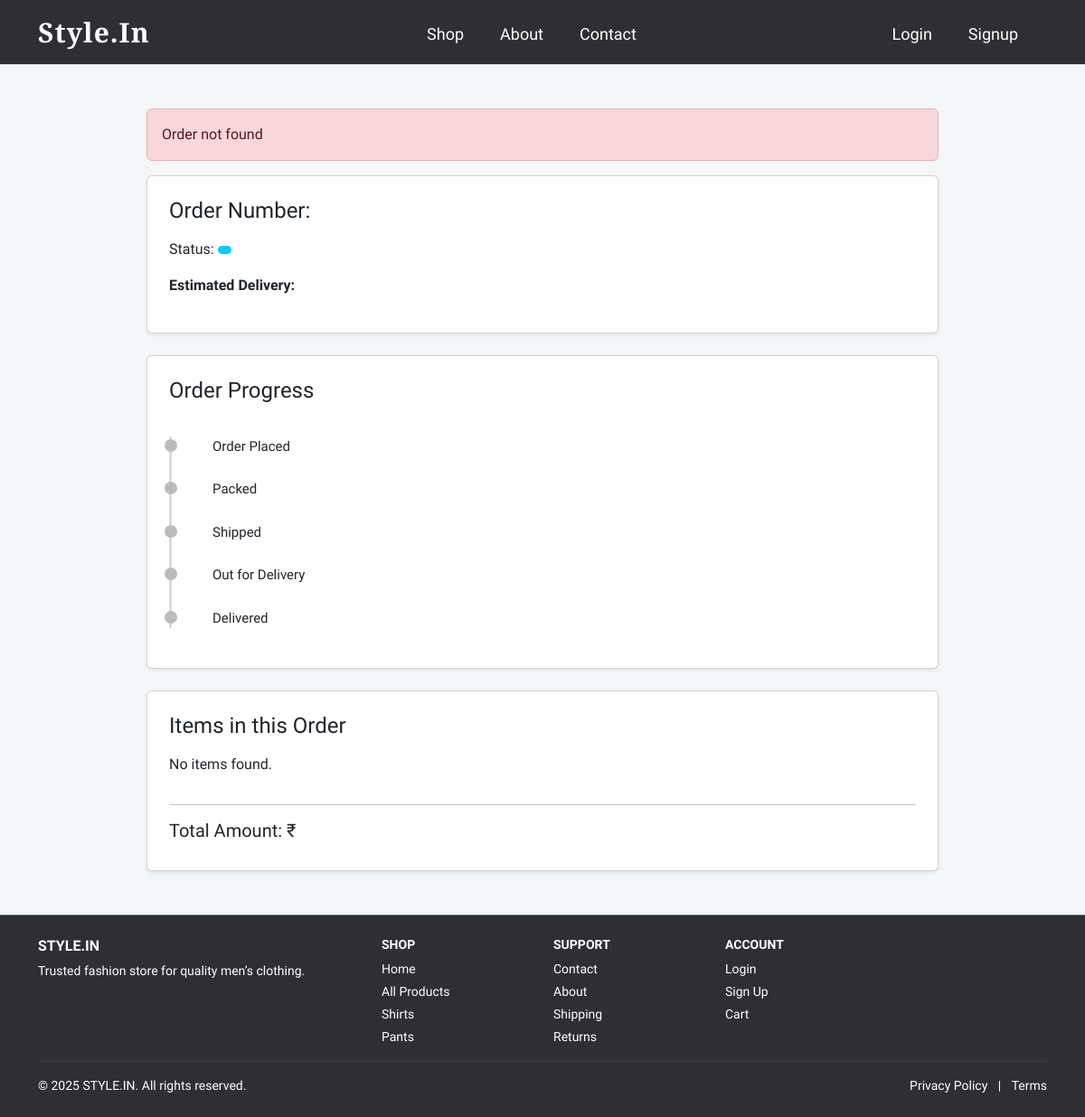
Page /track/ORD202602276779/ on the earlier database version.
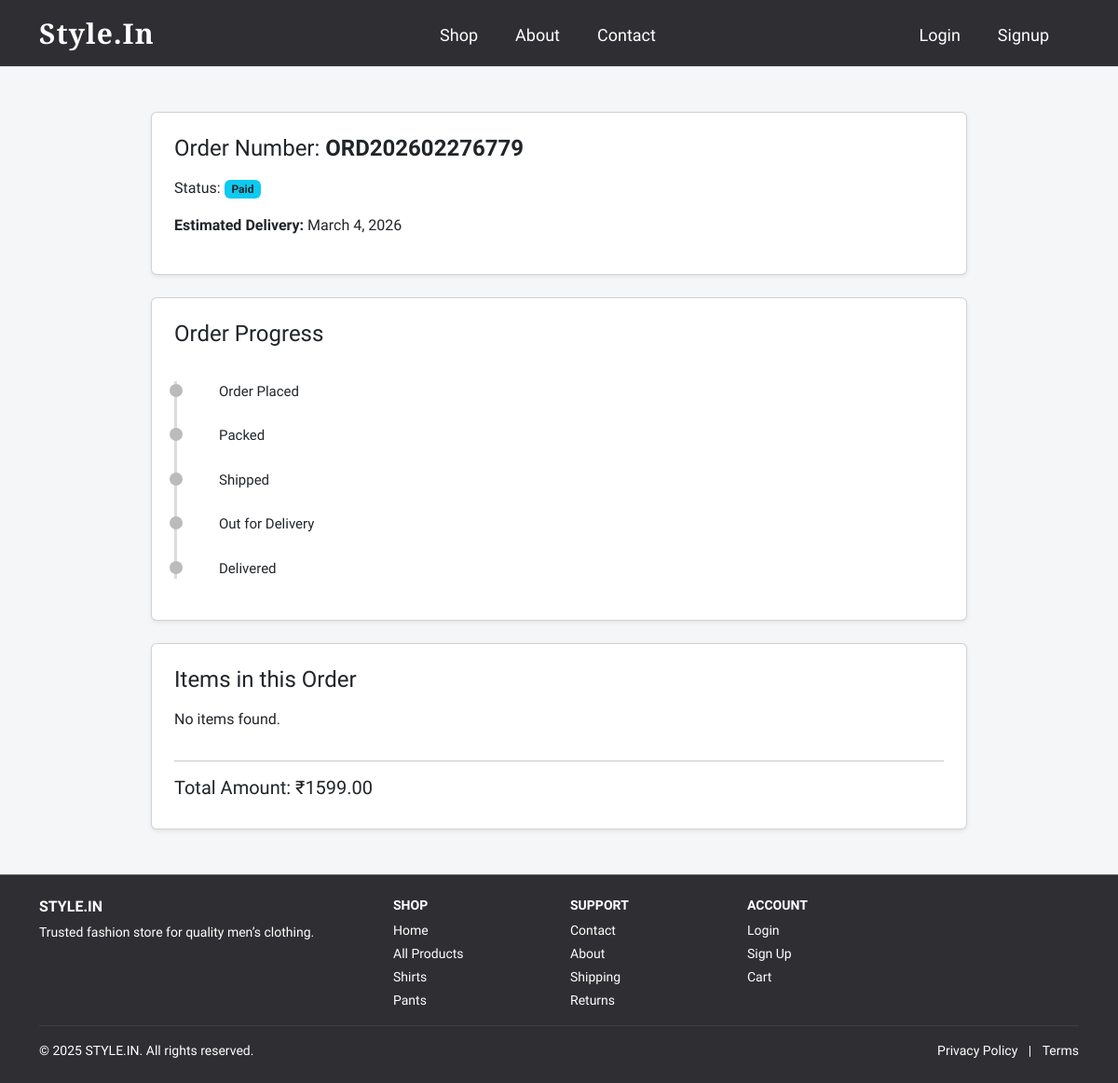
Same page on the later database version.
### store/models.py (models this page shows, shortened)
class Order(models.Model):
    STATUS_CHOICES = [
        ('pending', 'Pending'),
        ('packed', 'Packed'),
        ('shipped', 'Shipped'),
        ('out_for_delivery', 'Out for Delivery'),
        ('delivered', 'Delivered'),
        ('cancelled', 'Cancelled'),
    ]
    id = models.UUIDField(primary_key=True, default=uuid.uuid4, editable=False)
    user = models.ForeignKey(User, on_delete=models.SET_NULL, null=True, blank=True)
    order_number = models.CharField(max_length=32, unique=True)
    customer_name = models.CharField(max_length=255)
    customer_email = models.EmailField()
    customer_phone = models.CharField(max_length=50)
    shipping_address = models.TextField()
    total_amount = models.DecimalField(max_digits=12, decimal_places=2)
    payment_method = models.CharField(max_length=50, default='cod')
    status = models.CharField(max_length=20, choices=STATUS_CHOICES, default='pending')
    cancel_reason = models.CharField(max_length=255, blank=True, null=True)
    created_at = models.DateTimeField(default=timezone.now)
    updated_at = models.DateTimeField(auto_now=True)

### store/views.py (the view)
# urls.py: path("track/<str:order_number>/", views.track_order_id, name="track_order_id"),
def track_order_id(request, order_number):
    try:
        order = Order.objects.get(order_number=order_number)
    except Order.DoesNotExist:
        return render(request, "store/track_order_page.html", {"error": "Order not found"})
    estimated_delivery = order.created_at + timedelta(days=5)
    timeline = [
        {"title": "Order Placed",      "done": True},
        {"title": "Packed",            "done": order.status in ["packed", "shipped", "out_for_delivery", "delivered"]},
        {"title": "Shipped",           "done": order.status in ["shipped", "out_for_delivery", "delivered"]},
        {"title": "Out for Delivery",  "done": order.status in ["out_for_delivery", "delivered"]},
        {"title": "Delivered",         "done": order.status == "delivered"},
    ]
    return render(request, "store/track_order_page.html", {
        "order": order,
        "timeline": timeline,
        "eta": estimated_delivery,
    })

### store/templates/store/track_order_page.html
{% extends "store/base.html" %}
{% block content %}
<div class="container mt-5" style="max-width: 900px;">
    {% if error %}
    <div class="alert alert-danger">{{ error }}</div>
    {% endif %}
    <div class="card shadow-sm p-4 mb-4">
        <h4 class="mb-3">
            Order Number: <strong>{{ order.order_number }}</strong>
        </h4>
        <p>Status:
            <span class="badge bg-info text-dark">
                {{ order.status|title }}
            </span>
        </p>
        <p>
            <strong>Estimated Delivery:</strong> {{ eta|date:"F j, Y" }}
        </p>
    </div>
    <div class="card shadow-sm p-4 mb-4">
        <h4 class="mb-3">Order Progress</h4>
        <div class="timeline">
            <div
                class="timeline-step {% if order.status in 'pending packed shipped out_for_delivery delivered' %}active{% endif %}">
                <div class="dot"></div>
                <p>Order Placed</p>
            </div>
            <div
                class="timeline-step {% if order.status in 'packed shipped out_for_delivery delivered' %}active{% endif %}">
                <div class="dot"></div>
                <p>Packed</p>
            </div>
            <div class="timeline-step {% if order.status in 'shipped out_for_delivery delivered' %}active{% endif %}">
                <div class="dot"></div>
                <p>Shipped</p>
            </div>
            <div class="timeline-step {% if order.status in 'out_for_delivery delivered' %}active{% endif %}">
                <div class="dot"></div>
                <p>Out for Delivery</p>
            </div>
            <div class="timeline-step {% if order.status == 'delivered' %}active{% endif %}">
                <div class="dot"></div>
                <p>Delivered</p>
            </div>
        </div>
    </div>
    <div class="card shadow-sm p-4 mb-4">
        <h4 class="mb-3">Items in this Order</h4>
        {% for item in order_items %}
        <div class="d-flex justify-content-between align-items-center border-bottom py-2">
            <div>
                <strong>{{ item.product_name }}</strong> (x{{ item.quantity }})
            </div>
            <span>₹{{ item.subtotal }}</span>
        </div>
        {% empty %}
        <p>No items found.</p>
        {% endfor %}
        <hr>
        <h5>Total Amount: ₹{{ order.total_amount }}</h5>
    </div>
</div>
{% endblock %}

Differences in the rows shown:
added Order: order_number "ORD202602276779", status "Paid", total_amount "1599.00"
Other differences:
{{ eta|date:"F j, Y" }}: (not shown) → "March 4, 2026"
{{ error }}: "Order not found" → (not shown)
